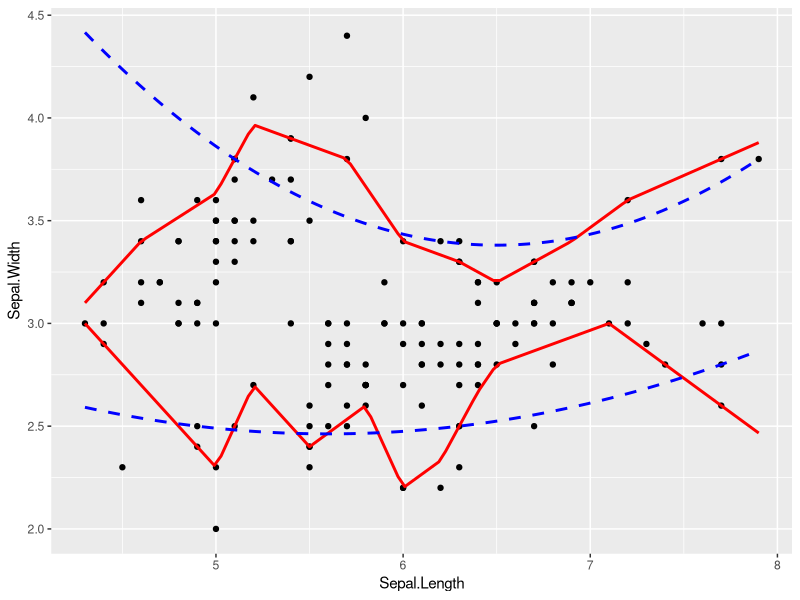

Recreate this plot in R.
library(tidyverse)

ggplot(iris, aes(x = Sepal.Length, y = Sepal.Width)) +
  geom_point() +
  
  # Smooth spline quantile regression
  geom_quantile(
    quantiles = c(0.1, 0.9),
    method = "rqss",
    lambda = 0.1,
    color = "red",
    linewidth = 1
  ) +
  
  # Polynomial quantile regression (2nd degree)
  geom_quantile(
    quantiles = c(0.1, 0.9),
    method = "rq",
    formula = y ~ poly(x, 2),
    color = "blue",
    linewidth = 1,
    linetype = "dashed"
  ) 
